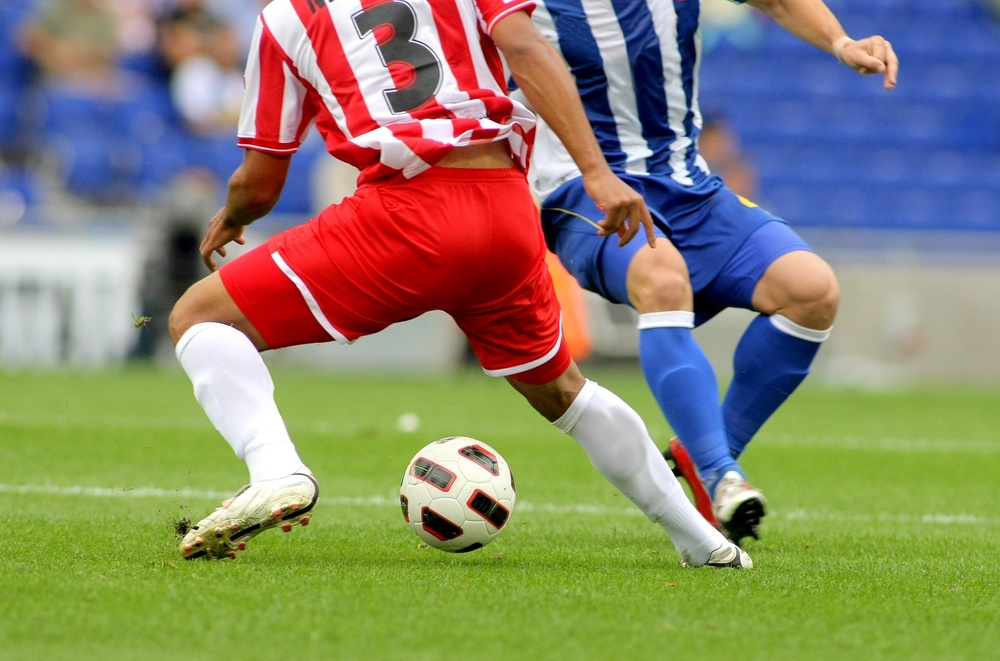
#> input picture soccer.jpg, 1000 x 661 px, shrunk from 1434 x 948 before the run
$ jupyter execute '히스토그램 평활화하기.ipynb'
#> lines starting #> are read from the running program, lines starting #| are printed output that depends on the picture
[cell 1]
import cv2 as cv
import matplotlib.pyplot as plt

img = cv.imread('./soccer.jpg')
#> img is the input picture: shape (661, 1000, 3); mean B, G, R 107.3, 133.3, 136.8

gray = cv.cvtColor(img, cv.COLOR_BGR2GRAY)
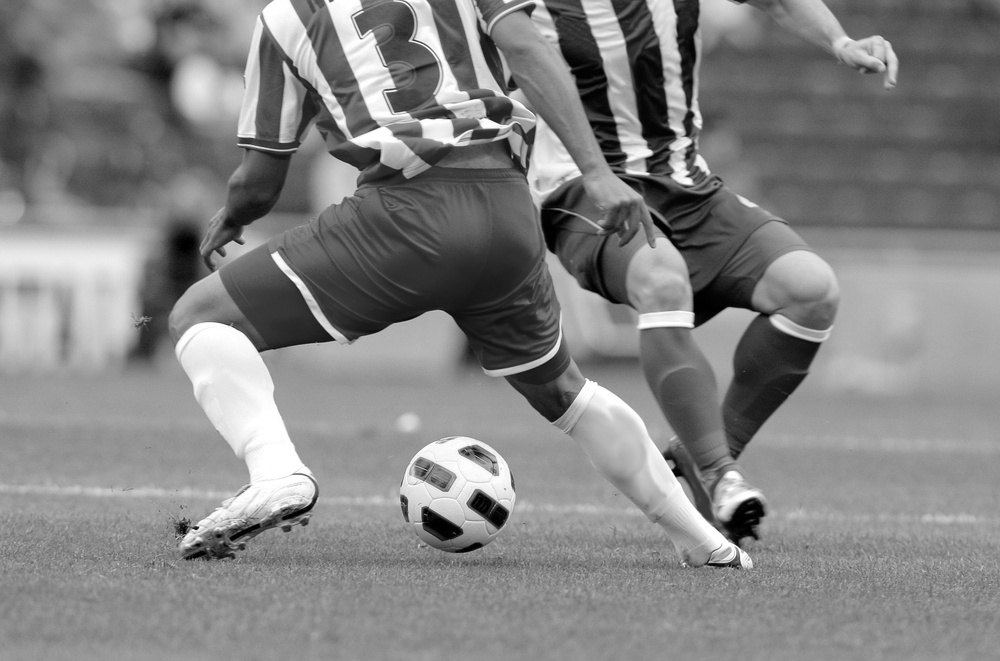
#> gray: shape (661, 1000); min 0, max 255, mean 131.4
plt.imshow(gray, cmap='gray'), plt.xticks([]), plt.yticks([]), plt.show()

h = cv.calcHist([gray], [0], None, [256], [0, 256])
#> h = 256 values, max 10385 at index 147, min 286 at index 0, mean 2582
plt.plot(h, color='r', linewidth=1), plt.show()
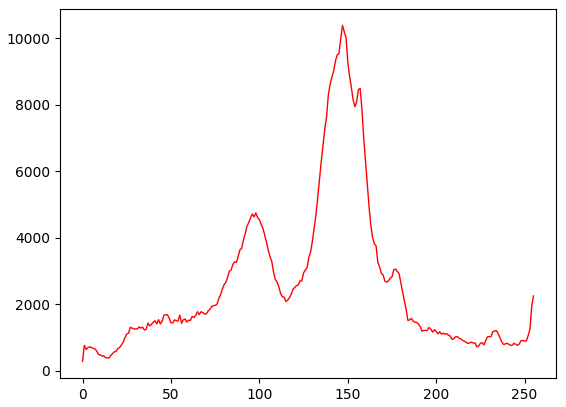
#> figure drawn by matplotlib, 1 panel; curve peaks at x = 147, y = 10385

equal = cv.equalizeHist(gray)
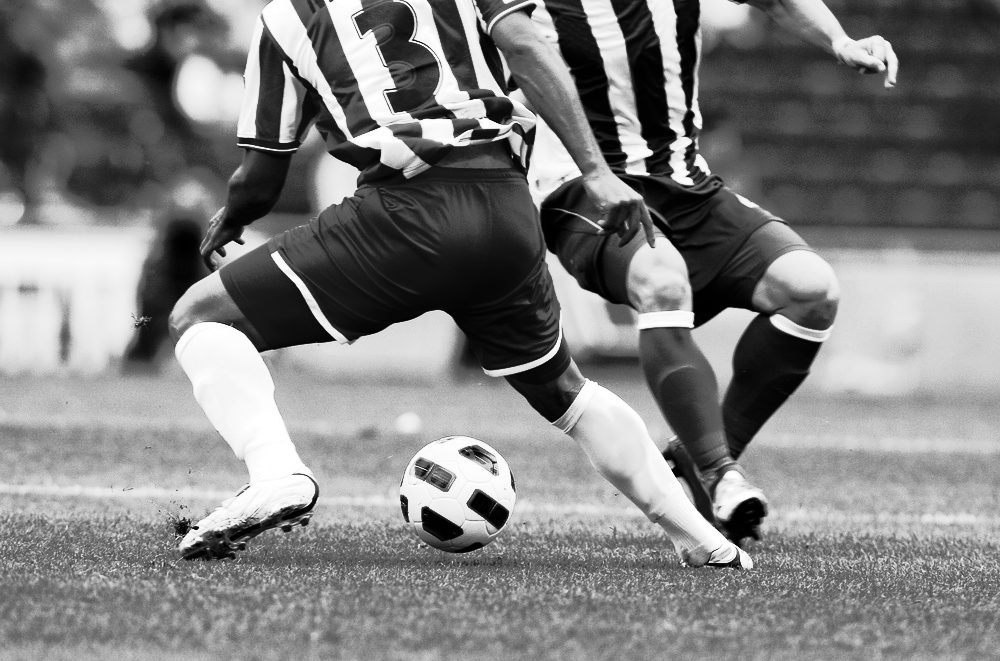
#> equal: shape (661, 1000); min 0, max 255, mean 128.4
plt.imshow(equal, cmap='gray'), plt.xticks([]), plt.yticks([]), plt.show()

h = cv.calcHist([equal], [0], None, [256], [0, 256])
#> h = 256 values, max 10385 at index 155, min 0 at index 44, mean 2582
plt.plot(h, color='r', linewidth=1), plt.show()
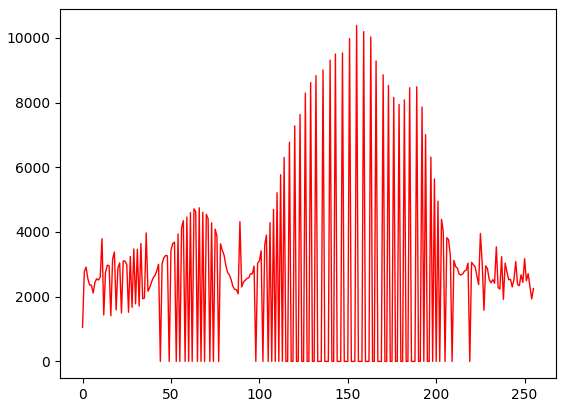
#> figure drawn by matplotlib, 1 panel; curve peaks at x = 155, y = 10385

$ run again, with apples.jpg copied over soccer.jpg
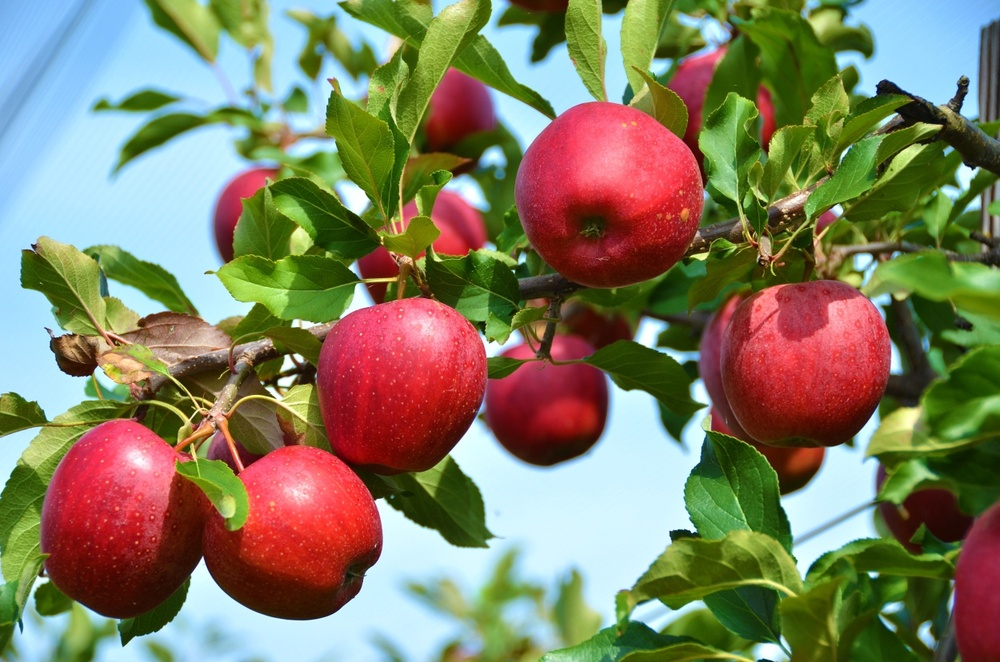
#> input picture apples.jpg, 1000 x 662 px, shrunk from 1250 x 828 before the run
#> img is the input picture: shape (662, 1000, 3); mean B, G, R 98.6, 125.8, 129.6
#> `gray = cv.cvtColor(img, cv.COLOR_BGR2GRAY)`:
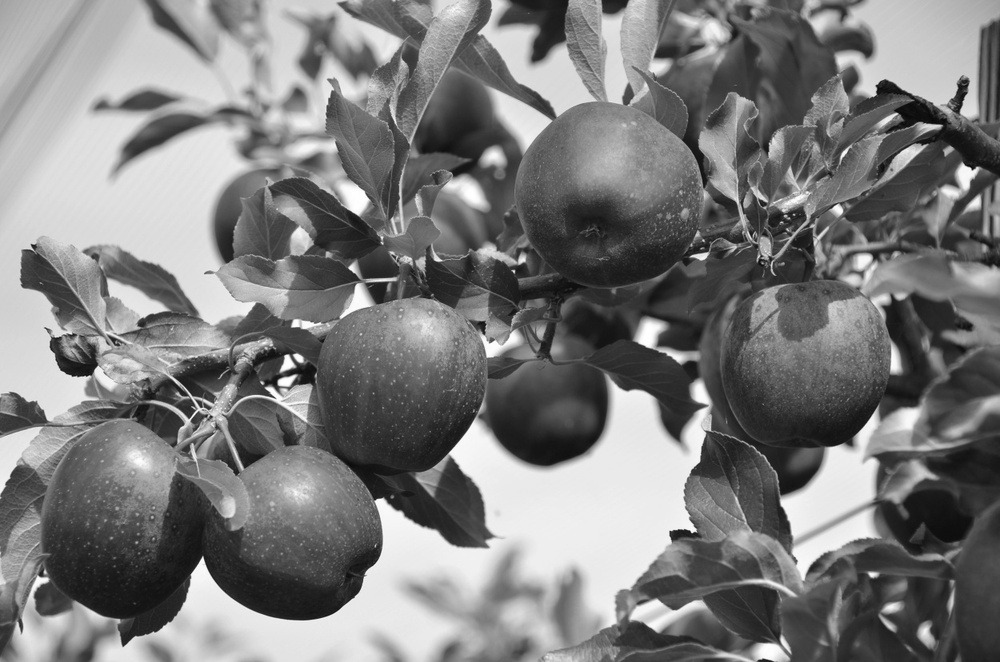
#> gray: shape (662, 1000); min 5, max 255, mean 123.8
#> `h = cv.calcHist([gray], [0], None, [256], [0, 256])`: h = 256 values, max 6850 at index 234, min 0 at index 0, mean 2585.9
#> `h = cv.calcHist([equal], [0], None, [256], [0, 256])`: h = 256 values, max 6850 at index 243, min 0 at index 11, mean 2585.9
#> `plt.plot(h, color='r', linewidth=1), plt.show()`:
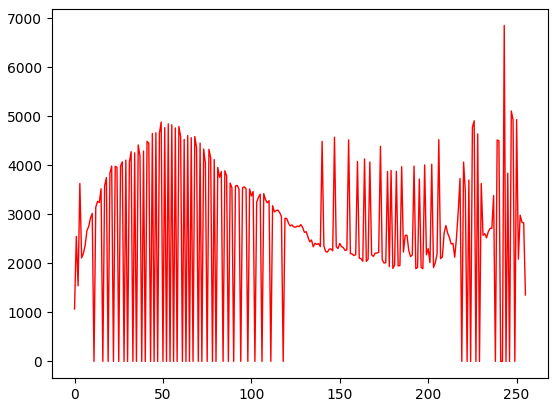
#> figure drawn by matplotlib, 1 panel; curve peaks at x = 243, y = 6850

$ run again, with mot_color70.jpg copied over soccer.jpg
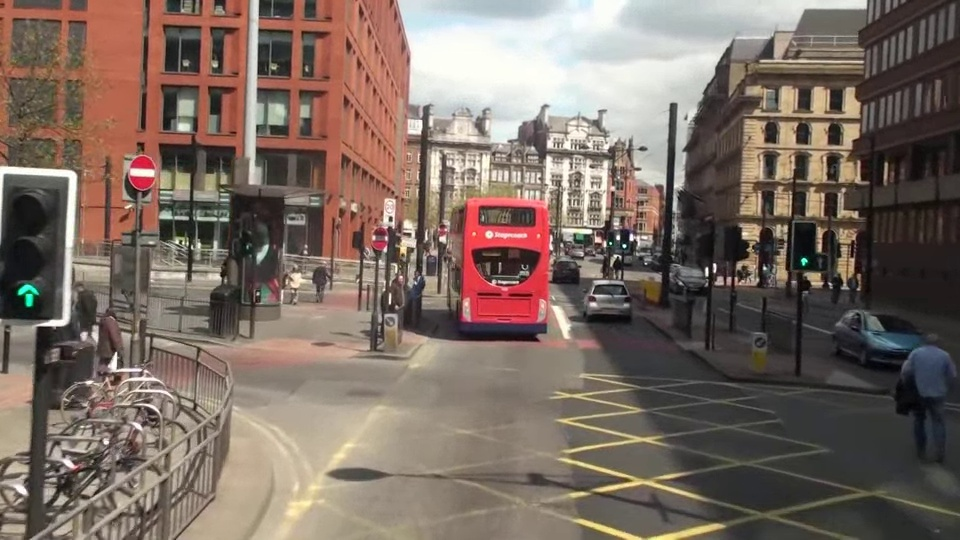
#> input picture mot_color70.jpg, 960 x 540 px
#> img is the input picture: shape (540, 960, 3); mean B, G, R 98.4, 107.7, 123.2
#> `h = cv.calcHist([gray], [0], None, [256], [0, 256])`: h = 256 values, max 6840 at index 53, min 0 at index 0, mean 2025
#> `equal = cv.equalizeHist(gray)`:
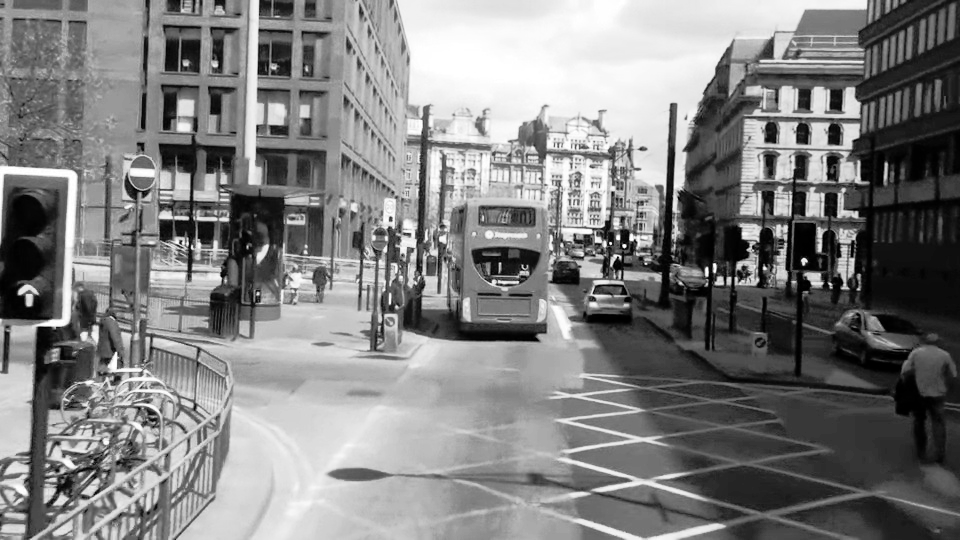
#> equal: shape (540, 960); min 0, max 255, mean 128.2
#> `h = cv.calcHist([equal], [0], None, [256], [0, 256])`: h = 256 values, max 6840 at index 53, min 0 at index 10, mean 2025
#> `plt.plot(h, color='r', linewidth=1), plt.show()`:
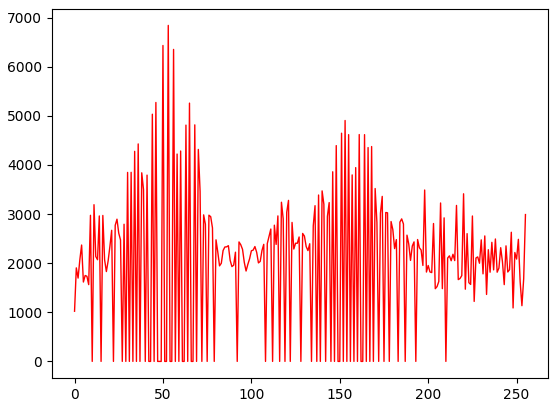
#> figure drawn by matplotlib, 1 panel; curve peaks at x = 53, y = 6840

$ run again, with mot_color83.jpg copied over soccer.jpg
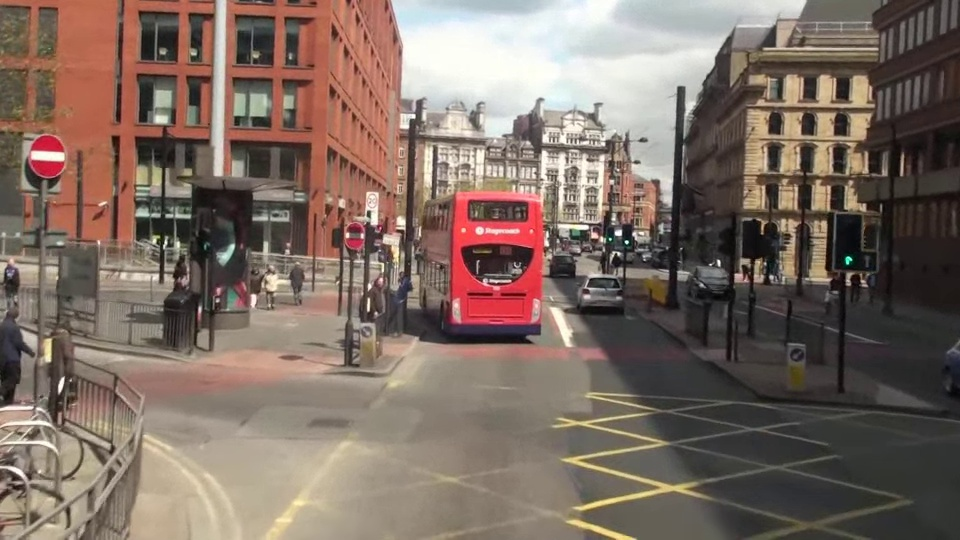
#> input picture mot_color83.jpg, 960 x 540 px
#> img is the input picture: shape (540, 960, 3); mean B, G, R 99.1, 108.8, 125.8
#> `h = cv.calcHist([gray], [0], None, [256], [0, 256])`: h = 256 values, max 6546 at index 50, min 0 at index 0, mean 2025
#> `equal = cv.equalizeHist(gray)`:
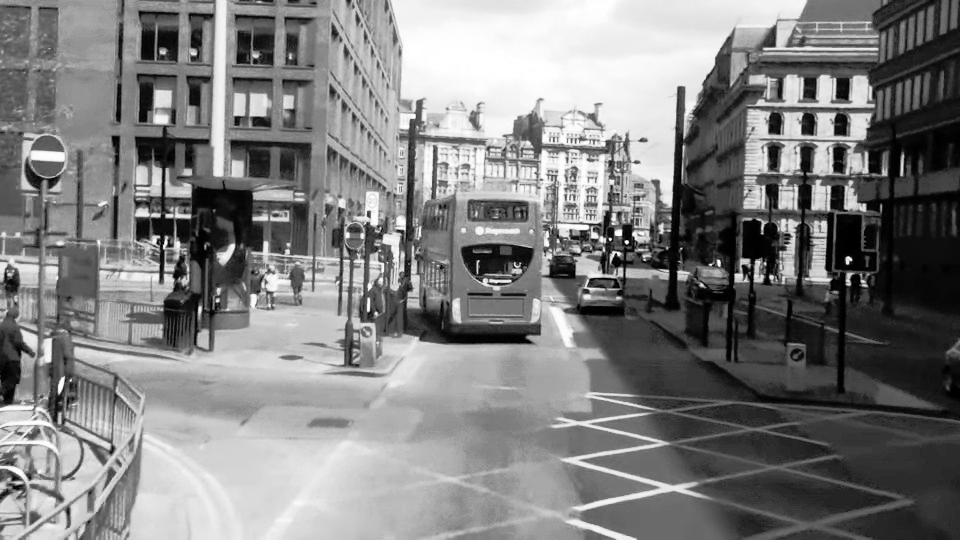
#> equal: shape (540, 960); min 0, max 255, mean 128.2
#> `h = cv.calcHist([equal], [0], None, [256], [0, 256])`: h = 256 values, max 6546 at index 43, min 0 at index 19, mean 2025
#> `plt.plot(h, color='r', linewidth=1), plt.show()`:
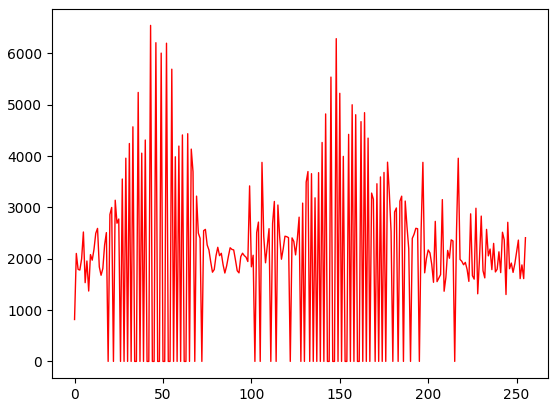
#> figure drawn by matplotlib, 1 panel; curve peaks at x = 43, y = 6546
